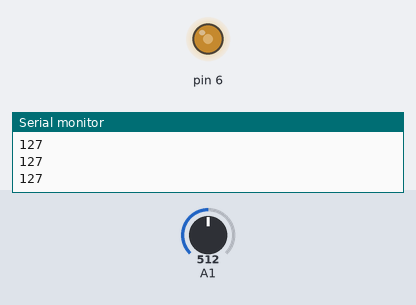
Recording of a sketch running on a simulated Arduino Uno, built with avr-gcc and run on an emulated ATmega328P. On the bench: output pins drawn as LEDs (lit = HIGH), the last lines printed to the serial monitor. The inputs (shaded band) are chosen by the test bench; at power-on: A1 = 512.

Above: at 1.2 s.
1.3 s: A1 set to 716
At 1.6 s:
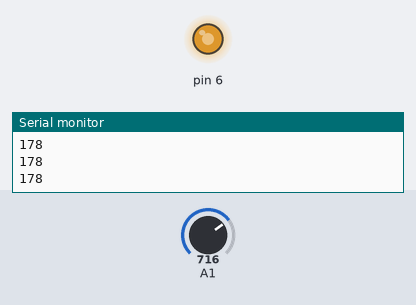
2.8 s: A1 set to 900
At 4.0 s:
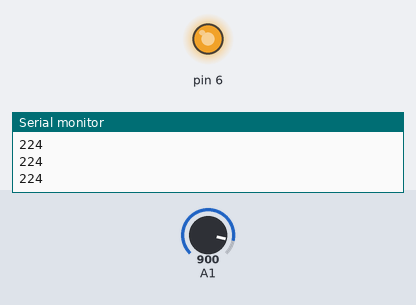
4.3 s: A1 set to 122
At 5.0 s:
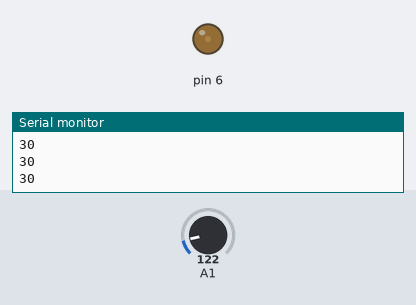
5.8 s: A1 set to 0
At 6.2 s:
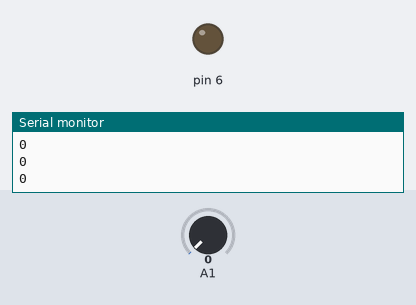
7.3 s: A1 set to 511
At 8.5 s:
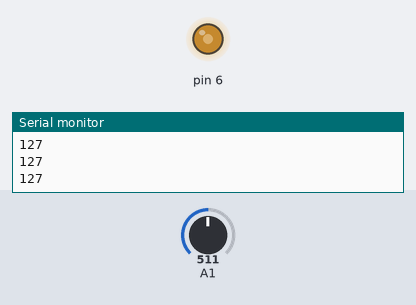
Timing chart, 0 to 9.8 s (numbered marks = the images above; inputs shaded):
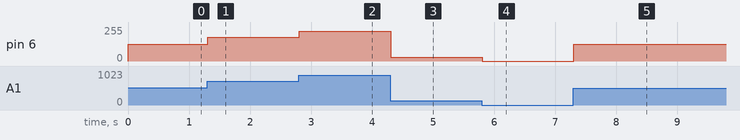

Measured:
- after the input at 1.3 s, pin 6: 127/255 → 178/255 at once
- after the input at 2.8 s, pin 6: 178/255 → 224/255 at once
- after the input at 4.3 s, pin 6: 224/255 → 30/255 at once
- after the input at 5.8 s, pin 6: 30/255 → 0/255 at once
- after the input at 7.3 s, pin 6: 0/255 → 127/255 at once

The sketch:

fan.ino
```cpp
void setup() {
  // Set up input/output pins
  pinMode(A0, INPUT);
  pinMode(A1, INPUT);
  pinMode(6, OUTPUT);

  //Initialize serial monitor to observe data.
  Serial.begin(9600);
}

void loop() {
  //Take in a number from 0 to 1023
  int input = analogRead(A1);

  //Map input to 0 to 255 in order to allow PWM output
  input = map(input, 0, 1023, 0, 255);

  //Output data and write to fan
  Serial.println(input);
  analogWrite(6, input);

  //Optional debug code
  //int output = analogRead(A0);
  //Serial.println(output);
}
```
